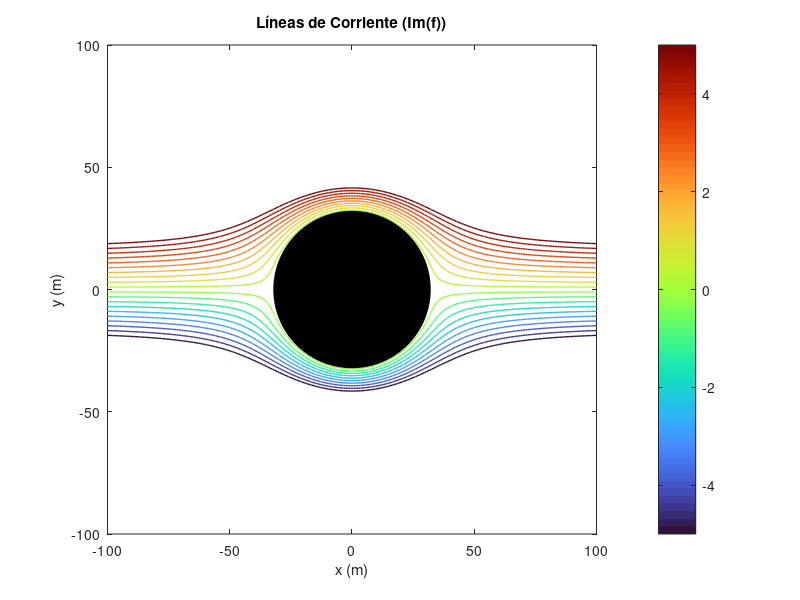

The MATLAB source for this figure:
%{ 
     Fase 2 - Flujo alrededor de un obstáculo elíptico: funciones armónicas y curvas de nivel 
     COIL UR - TEC
     Equipo 5
     2025
%} 

% Parámetros
U = 0.296;     % Velocidad del flujo (m/s)
R = 32;     % Radio del cilindro (m)
N = 200;   % Resolución de la malla

% Malla
x = linspace(-100, 100, N);   % Rangos para x y y
y = linspace(-100, 100, N);
[X, Y] = meshgrid(x, y);
Z = X + 1i * Y;           % Variable compleja

% Evitar división por cero (evita z=0)
Z(Z == 0) = eps;
    
% Función compleja f(x,y) = f(z) = U * (z + R^2/z)
fcom = U * (Z + R^2 ./ Z);

% Función de corriente fcor = Im(f)
fcor = imag(fcom);

% Número de niveles y límites deseados
niveles = linspace(-5, 5, 20);  % rango y cuántas líneas
% Graficar las líneas de corriente
figure;
contour(X, Y, fcor, niveles, 'LineWidth', 1);
colormap(turbo);       % Escoger paleta de colores
colorbar;              % Barra de colores
hold on;

% Dibujar el círculo de radio R (obstáculo) y rellenarlo
theta = linspace(0, 2*pi, 200);
xc = R * cos(theta);
yc = R * sin(theta);
fill(xc, yc, 'k');    

axis equal;    % Ejes con la misma escala
xlabel('x (m)');
ylabel('y (m)');
title('Líneas de Corriente (Im(f))');
